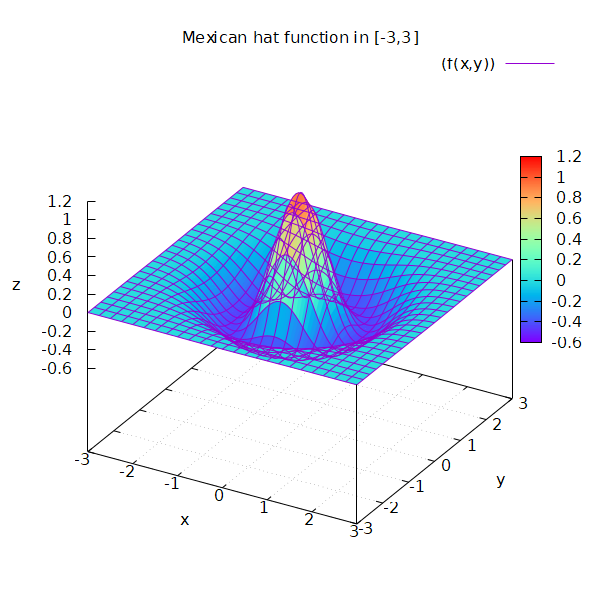

Reproduce this figure in gnuplot.
reset
#------------------------------------------------------------------------------
set term pngcairo size 600,600 enhanced
set output "mexican_hat_function.png"
#------------------------------------------------------------------------------
set title "Mexican hat function in [-3,3]"

set grid

set pm3d
set palette rgb 33, 13, 10      # rainbow like

set isosamples 25

set xrange [-3:3]
set yrange [-3:3]

set xlabel "x"
set ylabel "y"
set zlabel "z"

sigma  = 0.75
f(x,y) = 1 / (pi * sigma**4) * (1 - (x**2 + y**2) / sigma**2) * exp(-(x**2 + y**2) / (2 * sigma**2))

splot(f(x,y))
